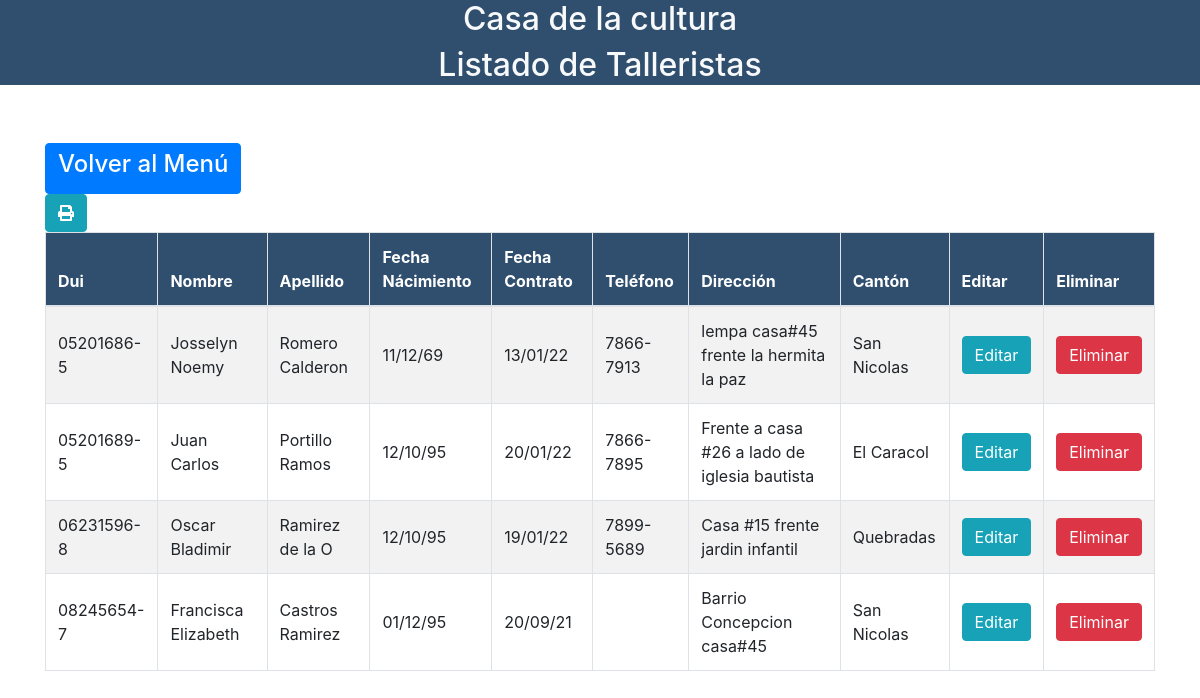
The app's page /Ver_Tallerista.php, older data.
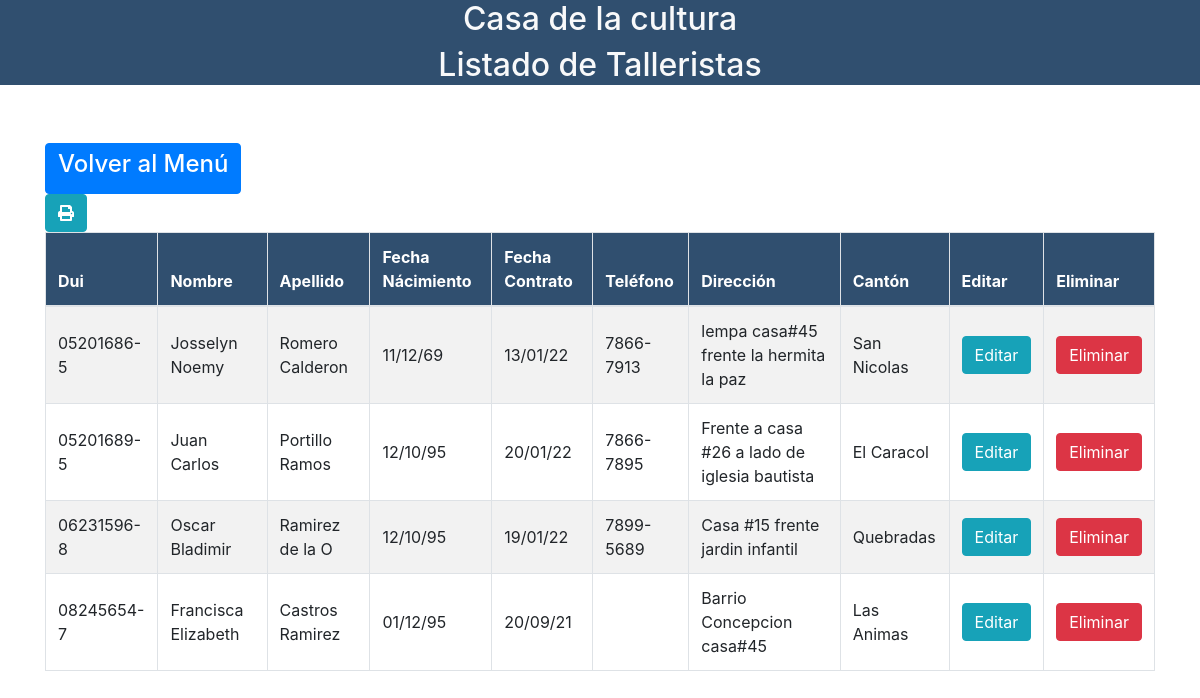
The same page, newer data.
### tables this page shows
CREATE TABLE `tb_talleristas`  (
  `dui_tallerista` varchar(10) NOT NULL,
  `nombre_tallerista` varchar(50) NULL DEFAULT NULL,
  `apellido_tallerista` varchar(50) NULL DEFAULT NULL,
  `sexo_tallerista` varchar(4) NULL DEFAULT '',
  `fecha_nacimiento_tallerista` date NULL DEFAULT NULL,
  `fecha_contrato_tallerista` date NULL DEFAULT NULL,
  `direccion_tallerista` text NULL,
  `id_canton` int(11) NULL DEFAULT NULL,
  `telefono` varchar(9) NULL DEFAULT NULL,
  PRIMARY KEY (`dui_tallerista`) USING BTREE,
  INDEX `fk_empleado_canton`(`id_canton`) USING BTREE,
  CONSTRAINT `fk_canton_tallerista` FOREIGN KEY (`id_canton`) REFERENCES `tb_cantones` (`id_canton`) ON DELETE RESTRICT ON UPDATE RESTRICT
);

CREATE TABLE `tb_cantones`  (
  `id_canton` int(11) NOT NULL AUTO_INCREMENT,
  `nombre_canton` varchar(100) NULL DEFAULT NULL,
  `id_municipio` int(11) NULL DEFAULT NULL,
  PRIMARY KEY (`id_canton`) USING BTREE,
  INDEX `fk_municipio_canton`(`id_municipio`) USING BTREE,
  CONSTRAINT `fk_municipio_canton` FOREIGN KEY (`id_municipio`) REFERENCES `tb_municipios` (`id_municipio`) ON DELETE RESTRICT ON UPDATE RESTRICT
);

### Ver_Tallerista.php (the view, shortened to what this page needs)
<?php
$con = conectar();
?>
<!doctype html>
<html lang="en">
<head>
    <link rel="stylesheet" href="tablas_css/bootstrap/css/bootstrap.min.css">
    <link rel="stylesheet" href="tablas_css/main.css">
    <link rel="stylesheet" type="text/css" href="tablas_css/datatables/datatables.min.css" />
    <link rel="stylesheet" type="text/css" href="tablas_css/datatables/DataTables-1.10.18/css/dataTables.bootstrap4.min.css">
    <link rel="stylesheet" href="https://use.fontawesome.com/releases/v5.8.2/css/all.css">
    <link rel="stylesheet" href="./vendor/sweetalert2/dist/sweetalert2.min.css">
</head>
<body>
    <header>
        <h2 class="text-center text-light">Casa de la cultura</h2>
        <h2 class="text-center text-light">Listado de Talleristas</h2>
    </header>
    <div style="height:50px"></div>
    <div class="container">
        <a href="http://localhost/ProyectoCultura/menu_administrador.php" class="btn btn-primary">
            <h4> Volver al Menú </h4>
        </a>
            <br>
        <a href="./reporte_tallerista.php" class="btn btn-info">
        <i class="fa fa-print"></i>
        </a>
        <br>
        <div class="row">
            <div class="col-lg-12">
                <div class="table-responsive">
                    <table id="example" class="table table-striped table-bordered" cellspacing="0" width="100%">
                        <thead>
                            <tr>
                                <th>Dui</th>
                                <th>Nombre</th>
                                <th>Apellido</th>
                                <th>Fecha Nácimiento</th>
                                <th>Fecha Contrato</th>
                                <th>Teléfono</th>
                                <th>Dirección</th>
                                <th>Cantón</th>
                                <th>Editar</th>
                                <th>Eliminar</th>
                            </tr>
                        </thead>
                        <tbody>
                            <?php
                            $sql = "SELECT
                                         c.nombre_canton,
                                         t.dui_tallerista,
                                         t.nombre_tallerista,
                                         t.apellido_tallerista,
                                         DATE_FORMAT(t.fecha_nacimiento_tallerista,'%d/%m/%y') AS fecha_nacimiento_tallerista,
                                         DATE_FORMAT(t.fecha_contrato_tallerista,'%d/%m/%y') AS fecha_contrato_tallerista,
                                         t.direccion_tallerista,
                                         t.telefono
                                     FROM
                                         tb_talleristas AS t
                                         INNER JOIN
                                         tb_cantones AS c
                                         ON
                                             t.id_canton = c.id_canton";
                            $query = mysqli_query($con, $sql);
                            while ($row = mysqli_fetch_array($query)) {
                            ?>
                                <tr>
                                    <td><?php echo $row['dui_tallerista'] ?></td>
                                    <td><?php echo $row['nombre_tallerista'] ?></td>
                                    <td><?php echo $row['apellido_tallerista'] ?></td>
                                    <td><?php echo $row['fecha_nacimiento_tallerista'] ?></td>
                                    <td><?php echo $row['fecha_contrato_tallerista'] ?></td>
                                    <td><?php echo $row['telefono'] ?></td>
                                    <td><?php echo $row['direccion_tallerista'] ?></td>
                                    <td><?php echo $row['nombre_canton'] ?></td>
                                    <td><a href="FormActualizar_Tallerista.php?dui=<?php echo $row['dui_tallerista'] ?>" class="btn btn-info">Editar</a></td>
                                    <td><a href="javascript:void(0)" class="btn btn-danger" id="delete_dui" data-id="<?php echo $row['dui_tallerista'] ?>">Eliminar</a></td>
                                </tr>
                            <?php
                            }
                            ?>
                        </tbody>
                    </table>
                </div>
            </div>
        </div>
    </div>
</body>
</html>

Row changes from the older to the newer data that the page shows:
changed tb_talleristas "Francisca Elizabeth": id_canton.nombre_canton "San Nicolas" → "Las Animas"
